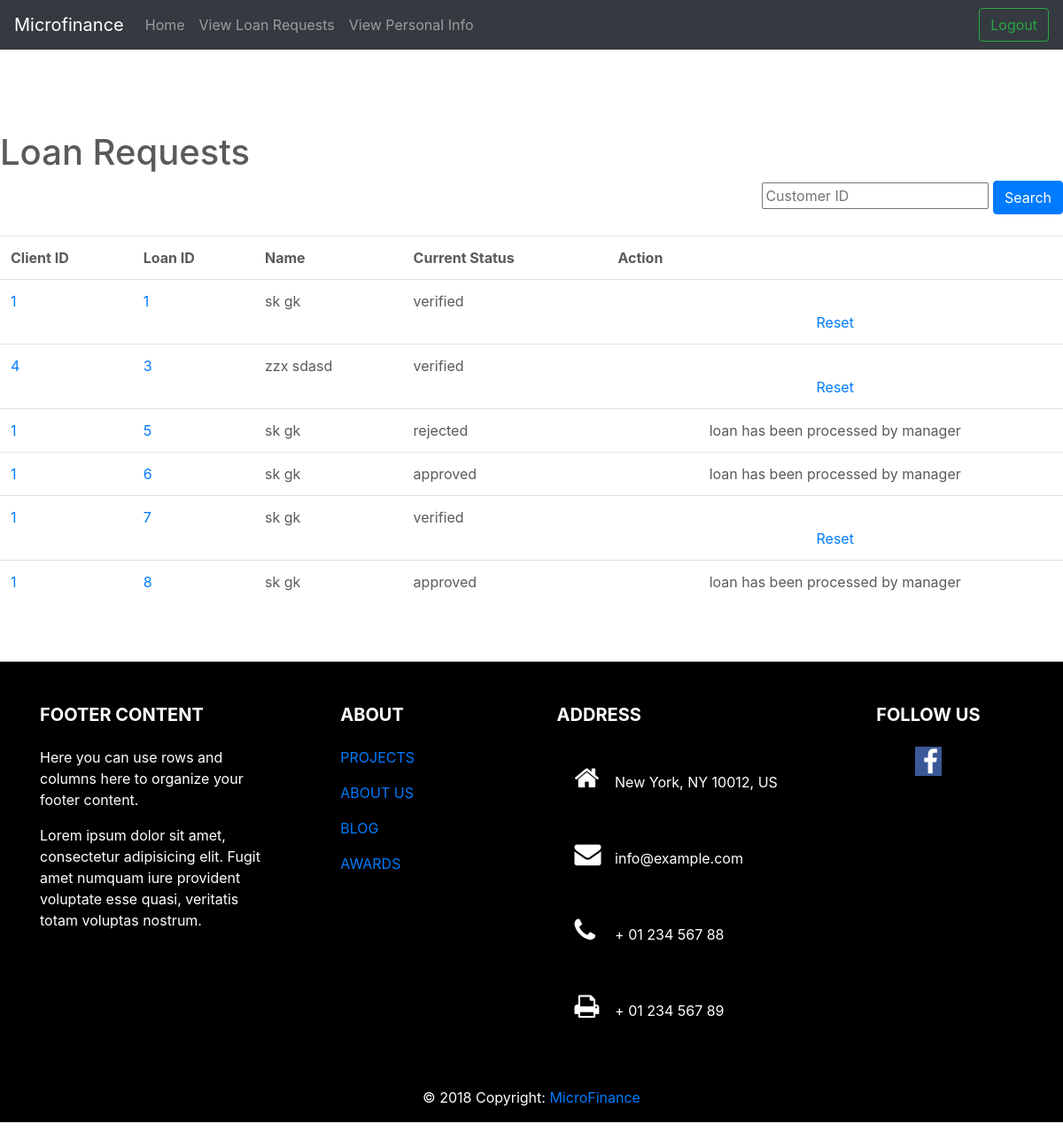
Before: /Officer/viewloanrequests.php (signed in) with the older database file.
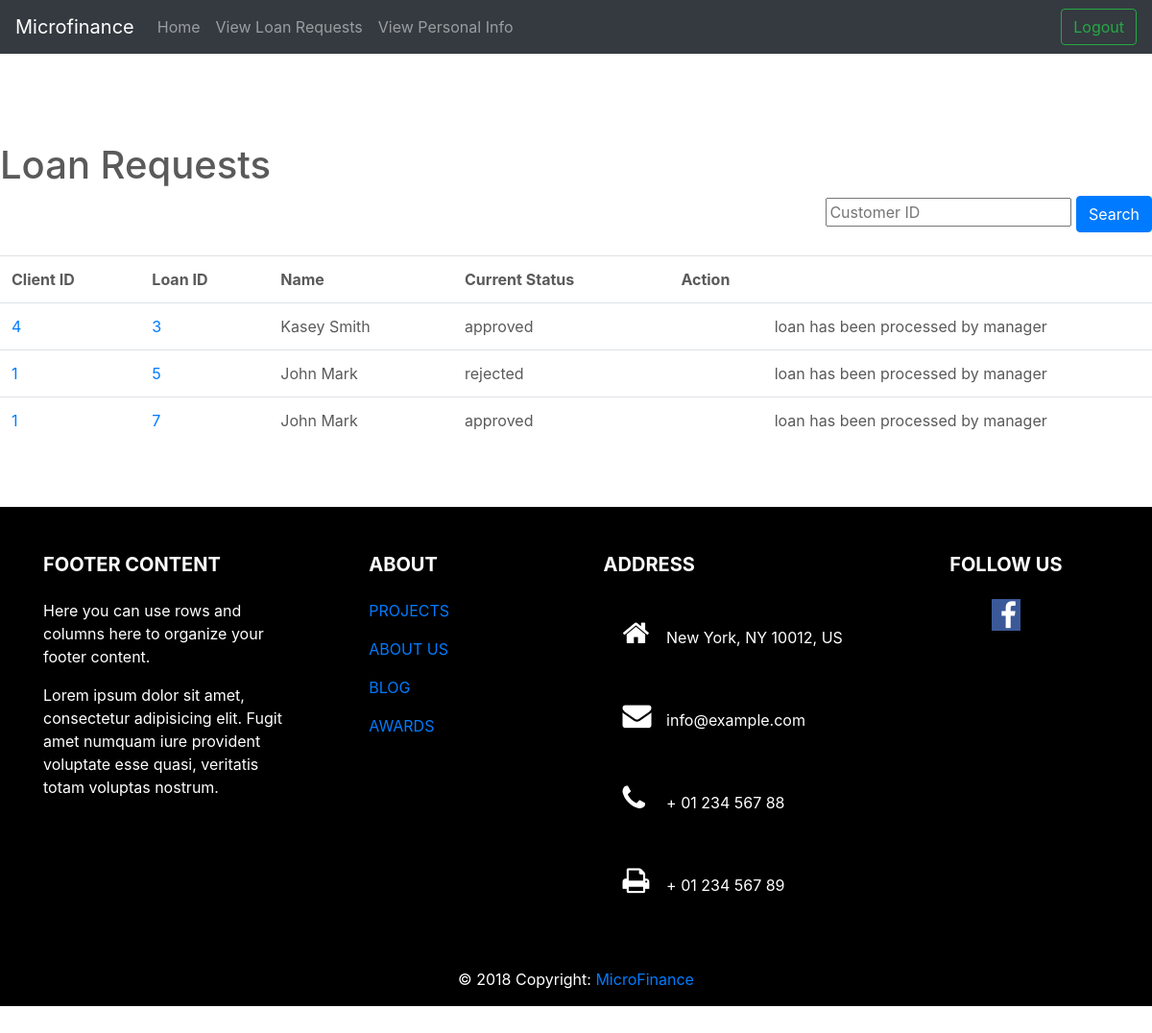
After: the same page with the newer database file.
### tables this page shows
CREATE TABLE `loanapplications` (
  `loan_id` int(10) NOT NULL,
  `client_id` int(10) DEFAULT NULL,
  `loan_amount` int(10) DEFAULT NULL,
  `interest_rate` decimal(4,2) DEFAULT NULL,
  `start_date` date DEFAULT NULL,
  `approved` enum('pending','approved','rejected','verified') DEFAULT 'pending',
  `duration` int(11) NOT NULL
);

CREATE TABLE `clients` (
  `client_id` int(10) NOT NULL,
  `rep_id` int(10) DEFAULT NULL,
  `birthday` date DEFAULT NULL,
  `acc_no` int(15) DEFAULT NULL,
  `old_id` int(10) DEFAULT NULL,
  `username` varchar(15) DEFAULT NULL,
  `first_name` varchar(15) DEFAULT NULL,
  `last_name` varchar(15) DEFAULT NULL,
  `email` varchar(30) DEFAULT NULL,
  `tele_phone` int(10) DEFAULT NULL,
  `address` text,
  `gender` enum('Male','Female') DEFAULT NULL,
  `nic` varchar(11) DEFAULT NULL,
  `photo` longblob,
  `branch` varchar(20) NOT NULL,
  `marital_status` enum('Single','Married') DEFAULT NULL,
  `status` enum('pending','created','revoked') DEFAULT NULL
);

### Officer/viewloanrequests.php (the view, shortened to what the changed rows need)
<!doctype html>
<html lang="en">
<head>
    <link rel="stylesheet" href="https://cdnjs.cloudflare.com/ajax/libs/font-awesome/4.7.0/css/font-awesome.min.css">
<link href="../css/custom.css" rel="stylesheet">
    <link href="../../dist/css/bootstrap.min.css" rel="stylesheet">
    <link rel="stylesheet" href="https://stackpath.bootstrapcdn.com/bootstrap/4.1.3/css/bootstrap.min.css"
>
    <link href="carousel.css" rel="stylesheet">
</head>
<body>
<main role="main">
    <h1>Loan Requests</h1>
    <div id="loan_list">
        <?php
        if (isset($_GET['loan_id']) && !empty($_GET['loan_id'])) {
            $loan_id = $_GET['loan_id'];
            $query = "SELECT `client_id`, CONCAT(`first_name`, ' ', `last_name`), `approved`" .
                "FROM `clients` NATURAL JOIN `loanapplications`" .
                "WHERE `loan_id` = '$loan_id' " .
                "LIMIT 1";
            $dbconn = mysqli_connect("localhost", "jester","mafia","microfinance");
            $result = mysqli_fetch_row(mysqli_query($dbconn, $query));
            if ($result) {
                $customer_id = $result[0];
                $customer_name = $result[1];
                $approved_status = $result[2];
                if (isset($_GET['approve'])) {
                    $query = "UPDATE `loanapplications`" .
                        "SET `approved` = 'approved'" .
                        "WHERE `loan_id` = '$loan_id' " .
                        "LIMIT 1";
                    $aproval_status = "approved";
                } else if (isset($_GET['reject'])) {
                    $query = "UPDATE `loanapplications`" .
                        "SET `approved` = 'rejected'" .
                        "WHERE `loan_id` = '$loan_id' " .
                        "LIMIT 1";
                    $aproval_status = "disaproved";
                } else if (isset($_GET['reset'])) {
                    $query = "UPDATE `loanapplications`" .
                        "SET `approved` = 'pending' " .
                        "WHERE `loan_id` = '$loan_id' " .
                        "LIMIT 1";
                    $aproval_status = "Reset";
                }else if (isset($_GET['verify'])){
                    $query = "UPDATE `loanapplications`" .
                    "SET `approved` = 'verified' " .
                    "WHERE `loan_id` = '$loan_id' " .
                    "LIMIT 1";
                $aproval_status = "Verified";
                }
                $result = mysqli_query($dbconn, $query);
                mysqli_close($dbconn);
                if ($result) {
                    echo "</br>"
                        . "<div align='center'>Customer $customer_id, $customer_name's loan application $loan_id has $aproval_status Successfully.</div>"
                        . "<br>"
                        . "<div align='right'><a class='_button' href='viewloanrequests.php'><-Back to List</a></div>";
                }
            }
            ?>
            <?php
        } else {
            ?>
            <?php
            if (isset($_GET['search_id']) && !empty($_GET['search_id'])) {
                $search_text = $_GET['search_id'];
                $query = "SELECT `client_id`, `loan_id`, CONCAT(`first_name`, ' ', `last_name`), `approved`" .
                    "FROM `clients` NATURAL JOIN `loanapplications`" .
                    "WHERE `client_id` LIKE '$search_text%' OR CONCAT(`first_name`, ' ', `last_name`) LIKE '%$search_text%' OR `loan_id` LIKE '$search_text%'";
                echo "<div align='left'><a class='_button' href='viewloanrequests.php'><-Back to Full List</a></br></br></div>";
            } else {
                $query = "SELECT `client_id`, `loan_id`, CONCAT(`first_name`, ' ', `last_name`), `approved`" .
                    "FROM `clients` NATURAL JOIN `loanapplications`";
            }
            $dbconn =mysqli_connect("localhost", "jester","mafia","microfinance");
            $result = mysqli_query($dbconn, $query);
            if ($result) {
                echo '<table class="table">' .
                    '<tr><th>Client ID</th><th>Loan ID</th><th>Name</th><th>Current Status</th><th>Action</th></tr>';
                while ($customer = mysqli_fetch_row($result)) {
                    $status = $customer[3];
                    echo
                        '<tr>'
                        . '<td width="auto"><a class="_button" href="profile.php?client_id=' . $customer[0] . '">' . $customer[0] . '</a></td>'
                        . '<td width="auto""><a class="_button" href="viewloandetails.php?loan_id=' . $customer[1] . '">' . $customer[1] . '</a></td>'
                        . '<td width="auto"">' . $customer[2] . '</td>'
                        . '<td width="auto"">' . $status . '</td>'
                        . '<td align="center">';
                    if ($status == 'rejected' or $status == 'approved'){
                        echo 'loan has been processed by manager';
                    }else if ($status == 'pending') {
                        echo '<a class="_button" href="?loan_id=' . $customer[1] . '&verify=#">Verify</a></br>';
                    } else {
                        echo '</br><a class="_button" href="?loan_id=' . $customer[1] . '&reset=#">Reset</a>';
                    }
                    echo '</td>'
                        . '</tr>';
                }
                echo '</table>';
            }
        }
        ?>
    </div>
</main>
</body>
</html>

Changed rows visible on the page:
removed loanapplications: client.client_id "1", loan_id "1", customer "sk gk", approved "verified"
removed loanapplications: client.client_id "1", loan_id "6", customer "sk gk", approved "approved", shows "loan has been processed by manager"
removed loanapplications: client.client_id "1", loan_id "8", customer "sk gk", approved "approved", shows "loan has been processed by manager"
changed loanapplications id 3: customer "zzx sdasd" → "Kasey Smith"; approved "verified" → "approved"; approved "Reset" → "loan has been processed by manager"
computed for loanapplications "rejected": customer "sk gk" → "John Mark"
changed loanapplications id 7: customer "sk gk" → "John Mark"; approved "verified" → "approved"; approved "Reset" → "loan has been processed by manager"
